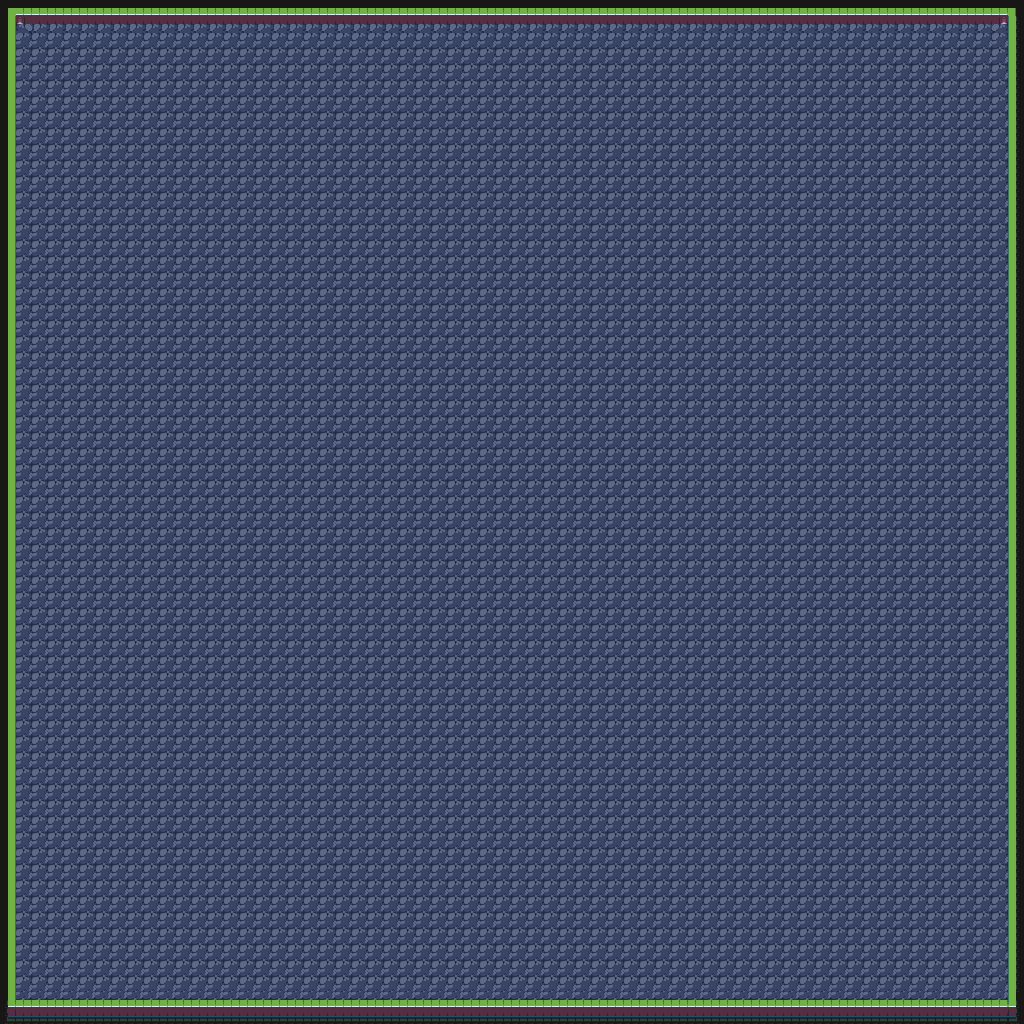

This is a level from a 2D game, rendered from its Tiled map with the project's own tilesets. A one-line summary and the map file follow, with tile-layer data summarised:
An orthogonal 64x64 tile map with 16x16 px tiles, 3 tile layers (Прошарок плиток 1, walls, props), 2 tilesets.

<map version="1.10" tiledversion="1.12.2" orientation="orthogonal" renderorder="right-down" width="64" height="64" tilewidth="16" tileheight="16" infinite="0" nextlayerid="9" nextobjectid="1">
 <tileset firstgid="1" source="tileset.tsx" />
 <tileset firstgid="84" source="tileset2.tsx" />
 <layer id="3" name="Прошарок плиток 1" width="64" height="64" offsetx="0" offsety="1">
  <data>[4096 cells, 3847 non-empty, 6 distinct tile ids]</data>
 </layer>
 <layer id="6" name="walls" width="64" height="64">
  <data>[4096 cells, 376 non-empty, 11 distinct tile ids]</data>
 </layer>
 <layer id="8" name="props" width="64" height="64">
  <data>[4096 cells, 2 non-empty, 2 distinct tile ids]</data>
 </layer>
</map>
